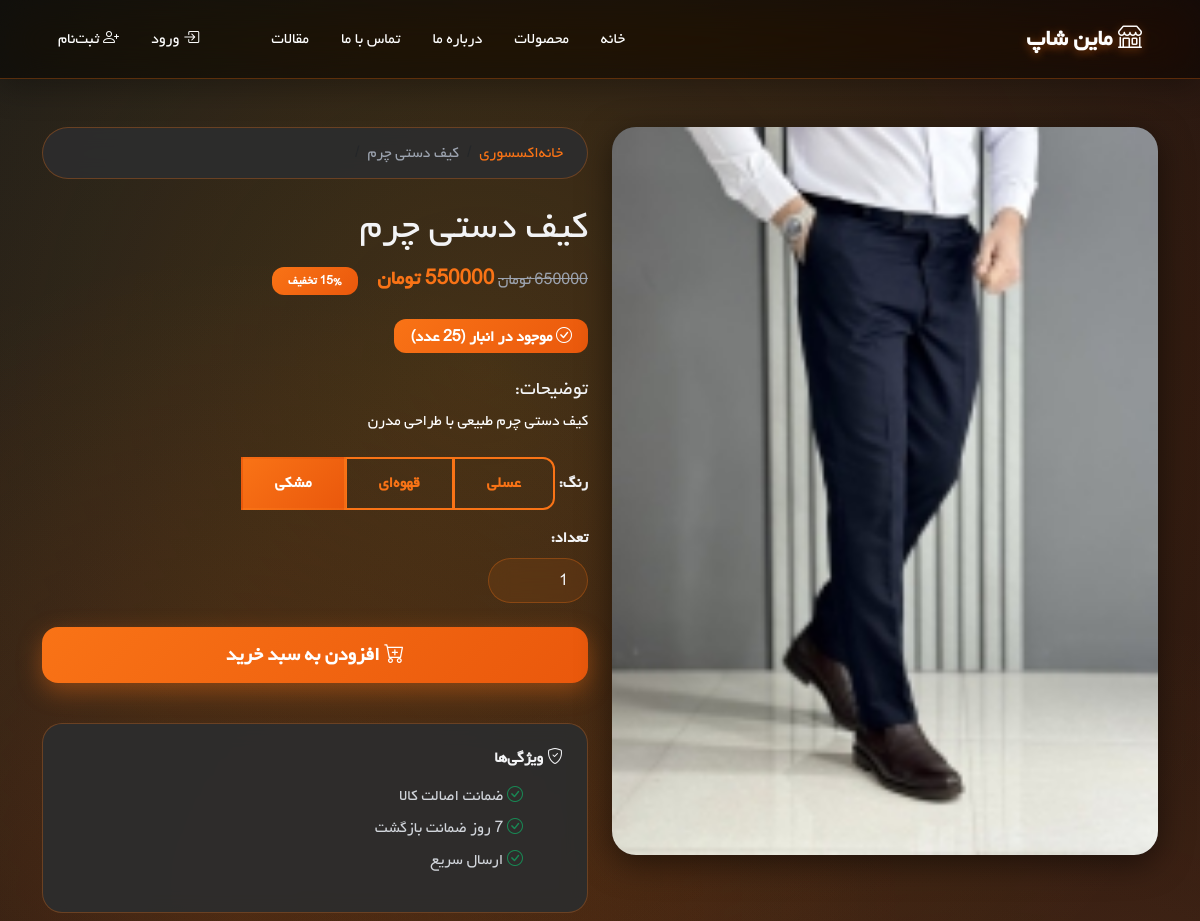
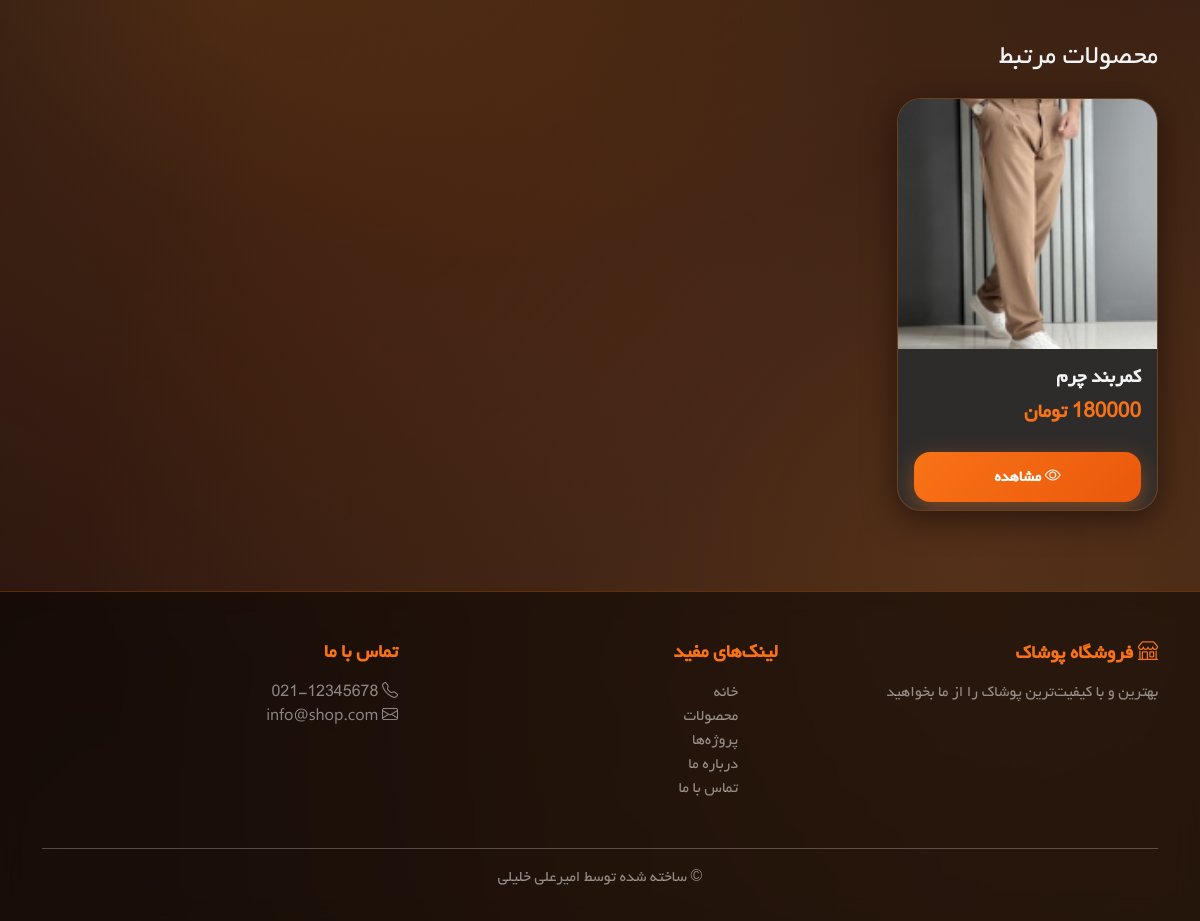
The page /product/کیف-دستی-چرم/ on the database its author committed (2 pictures, top to bottom).
### shop/models.py (models this page shows, shortened)
class Product(models.Model):
    SIZE_CHOICES = [
        ('XS', 'XS'),
        ('S', 'S'),
        ('M', 'M'),
        ('L', 'L'),
        ('XL', 'XL'),
        ('XXL', 'XXL'),
    ]
    category = models.ForeignKey(Category, on_delete=models.CASCADE,
                                  related_name='products', verbose_name='دسته‌بندی')
    name = models.CharField(max_length=200, verbose_name='نام محصول')
    slug = models.SlugField(max_length=200, unique=True, allow_unicode=True)
    description = models.TextField(verbose_name='توضیحات')
    price = models.DecimalField(max_digits=12, decimal_places=0, verbose_name='قیمت (تومان)')
    discount_price = models.DecimalField(max_digits=12, decimal_places=0,
                                          blank=True, null=True, verbose_name='قیمت با تخفیف')
    image = models.ImageField(upload_to='products/', blank=True, null=True, verbose_name='تصویر اصلی')
    image2 = models.ImageField(upload_to='products/', blank=True, null=True, verbose_name='تصویر دوم')
    image3 = models.ImageField(upload_to='products/', blank=True, null=True, verbose_name='تصویر سوم')
    stock = models.PositiveIntegerField(default=0, verbose_name='موجودی')
    available = models.BooleanField(default=True, verbose_name='موجود')
    sizes = models.CharField(max_length=50, blank=True, verbose_name='سایزهای موجود',
                              help_text='مثال: S,M,L,XL')
    colors = models.CharField(max_length=200, blank=True, verbose_name='رنگ‌های موجود',
                               help_text='مثال: قرمز,آبی,سبز')
    is_featured = models.BooleanField(default=False, verbose_name='ویژه')
    created_at = models.DateTimeField(auto_now_add=True)
    updated_at = models.DateTimeField(auto_now=True)
    class Meta:
        verbose_name = 'محصول'
        verbose_name_plural = 'محصولات'
        ordering = ['-created_at']
    def get_discount_percent(self):
        if self.discount_price and self.price > 0:
            return int((1 - self.discount_price / self.price) * 100)
        return 0
    def get_sizes_list(self):
        return [s.strip() for s in self.sizes.split(',') if s.strip()]
    def get_colors_list(self):
        return [c.strip() for c in self.colors.split(',') if c.strip()]

class Category(models.Model):
    name = models.CharField(max_length=200, verbose_name='نام دسته‌بندی')
    slug = models.SlugField(max_length=200, unique=True, allow_unicode=True)
    description = models.TextField(blank=True, verbose_name='توضیحات')
    image = models.ImageField(upload_to='categories/', blank=True, null=True, verbose_name='تصویر')
    created_at = models.DateTimeField(auto_now_add=True)
    class Meta:
        verbose_name = 'دسته‌بندی'
        verbose_name_plural = 'دسته‌بندی‌ها'
        ordering = ['name']

### shop/views.py (the view)
# urls.py: path('product/<path:slug>/', views.product_detail, name='product_detail'),
def product_detail(request, slug):
    product = get_object_or_404(Product, slug=slug, available=True)
    related_products = Product.objects.filter(
        category=product.category,
        available=True
    ).exclude(id=product.id)[:4]
    context = {
        'product': product,
        'related_products': related_products,
    }
    return render(request, 'shop/product_detail.html', context)

### shop/context_processors.py (called while the page is built, shortened)
def cart_count(request):
    count = 0
    return {'cart_items_count': count}

### templates/shop/product_detail.html (shortened to what this page needs)
{% extends 'base.html' %}
{% block content %}
<div class="container my-5">
    <div class="row">
        <div class="col-md-6">
            <div class="card border-0 product-image-main">
                {% if product.image %}
                    <img src="{{ product.image.url }}" class="card-img-top rounded" alt="{{ product.name }}">
                {% else %}
                    <img src="https://via.placeholder.com/600x600?text={{ product.name }}" class="card-img-top rounded" alt="{{ product.name }}">
                {% endif %}
            </div>
        </div>
        <div class="col-md-6">
            <nav aria-label="breadcrumb">
                <ol class="breadcrumb">
                    <li class="breadcrumb-item"><a href="{% url 'shop:home' %}">خانه</a></li>
                    <li class="breadcrumb-item"><a href="{% url 'shop:product_list_by_category' product.category.slug %}">{{ product.category.name }}</a></li>
                    <li class="breadcrumb-item active">{{ product.name }}</li>
                </ol>
            </nav>
            <h1 class="mb-3" style="color: var(--text-primary);">{{ product.name }}</h1>
            <div class="mb-4">
                {% if product.discount_price %}
                    <h3 class="price-old d-inline">{{ product.price|floatformat:0 }} تومان</h3>
                    <h2 class="price-new d-inline ms-3">{{ product.discount_price|floatformat:0 }} تومان</h2>
                    <span class="badge bg-danger ms-2">{{ product.get_discount_percent }}% تخفیف</span>
                {% else %}
                    <h2 class="price-new">{{ product.price|floatformat:0 }} تومان</h2>
                {% endif %}
            </div>
            <div class="mb-4">
                {% if product.stock > 0 %}
                    <span class="badge bg-success fs-6"><i class="bi bi-check-circle"></i> موجود در انبار ({{ product.stock }} عدد)</span>
                {% else %}
                    <span class="badge bg-danger fs-6"><i class="bi bi-x-circle"></i> ناموجود</span>
                {% endif %}
            </div>
            <div class="mb-4">
                <h5>توضیحات:</h5>
                <p class="text-white">{{ product.description }}</p>
            </div>
            {% if product.stock > 0 %}
            <form method="post" action="{% url 'shop:add_to_cart' product.id %}">
                {% if product.get_colors_list %}
                <div class="mb-3">
                    <label class="form-label fw-bold" style="color: var(--text-primary);">رنگ:</label>
                    <div class="btn-group" role="group">
                        {% for color in product.get_colors_list %}
                        <label class="btn btn-outline-primary" for="color{{ forloop.counter }}">{{ color }}</label>
                        {% endfor %}
                    </div>
                </div>
                {% endif %}
                <div class="mb-4">
                    <label class="form-label fw-bold" style="color: var(--text-primary);">تعداد:</label>
                    <input type="number" name="quantity" value="1" min="1" max="{{ product.stock }}" class="form-control" style="width: 100px;">
                </div>
                <button type="submit" class="btn btn-primary btn-lg w-100 mb-3">
                    <i class="bi bi-cart-plus"></i> افزودن به سبد خرید
                </button>
            </form>
            {% else %}
            <button class="btn btn-secondary btn-lg w-100" disabled>
                <i class="bi bi-x-circle"></i> ناموجود
            </button>
            {% endif %}
            <div class="product-features mt-4">
                <h6 class="fw-bold mb-3"><i class="bi bi-shield-check"></i> ویژگی‌ها</h6>
                <ul class="list-unstyled">
                    <li class="mb-2"><i class="bi bi-check-circle text-success"></i> ضمانت اصالت کالا</li>
                    <li class="mb-2"><i class="bi bi-check-circle text-success"></i> 7 روز ضمانت بازگشت</li>
                    <li class="mb-2"><i class="bi bi-check-circle text-success"></i> ارسال سریع</li>
                </ul>
            </div>
        </div>
    </div>
    {% if related_products %}
    <section class="mt-5">
        <h3 class="mb-4" style="color: var(--text-primary);">محصولات مرتبط</h3>
        <div class="row g-4">
            {% for product in related_products %}
            <div class="col-md-3 col-sm-6">
                <div class="card product-card h-100">
                    <div class="position-relative">
                        {% if product.image %}
                            <img src="{{ product.image.url }}" class="card-img-top product-img" alt="{{ product.name }}">
                        {% else %}
                            <img src="https://via.placeholder.com/300x300?text={{ product.name }}" class="card-img-top product-img" alt="{{ product.name }}">
                        {% endif %}
                    </div>
                    <div class="card-body">
                        <h5 class="card-title">{{ product.name }}</h5>
                        <div>
                            {% if product.discount_price %}
                                <span class="price-old">{{ product.price|floatformat:0 }} تومان</span><br>
                                <span class="price-new">{{ product.discount_price|floatformat:0 }} تومان</span>
                            {% else %}
                                <span class="price-new">{{ product.price|floatformat:0 }} تومان</span>
                            {% endif %}
                        </div>
                    </div>
                    <div class="card-footer border-0" style="background: transparent;">
                        <a href="{% url 'shop:product_detail' product.slug %}" class="btn btn-primary w-100">
                            <i class="bi bi-eye"></i> مشاهده
                        </a>
                    </div>
                </div>
            </div>
            {% endfor %}
        </div>
    </section>
    {% endif %}
</div>
{% endblock %}

### rows shown on the page
Product: image (picture), category.name "اکسسوری", name "کیف دستی چرم", price "650000", discount_price "550000", get_discount_percent "15", stock "25", description "کیف دستی چرم طبیعی با طراحی مدرن"
Product: image (picture), name "کمربند چرم", price "180000"

### other values the page prints
{{ color }} "مشکی" "قهوه‌ای" "عسلی"
